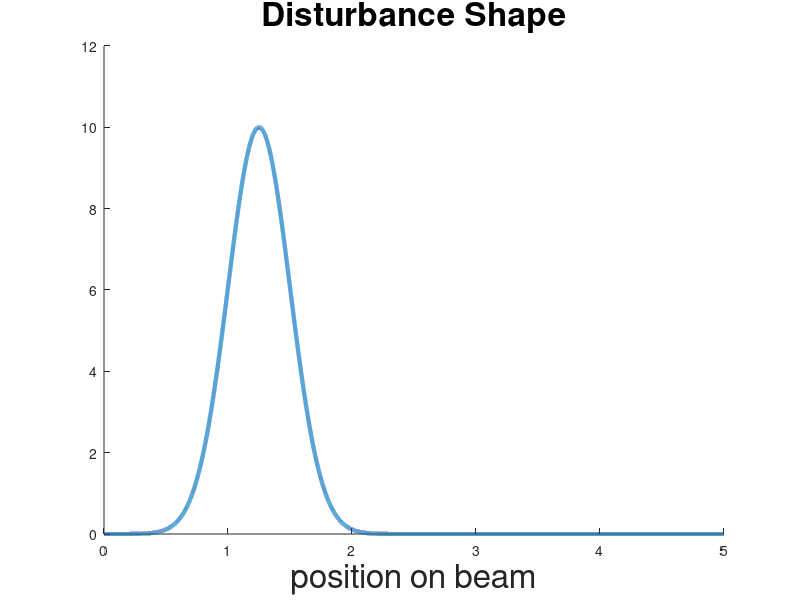

This chart was generated by the following MATLAB code:
clf;clc;clear;
Length            = 5; %0.4573        ;%length
NumNode           = 30  ;%number of modes
Stiffness         = 0.491; %0.491      ;
MassDensity       = 0.093; %  0.093
DampingVis        = 0.0013;%0.0013     ;
DampingKV         = 0.0000649;%0.00000000000649  ;%0.0000649 
ActLoc            = Length*0.3 ; 
SenLoc            = Length*0.7 ; 
ActWidth          = Length*0.01; % 0.01
SenWidth          = Length*0.01;
StateWeight       = 1          ;%state weight in the cost function
ControlWeight     = 1          ;%control weight in the cost function, must be one for unitary assumpt of zhou for Riccaties page 376
DisturbanceEnergy = 1000       ;
DisturbanceMean   = Length*0.25;%disturbance is a gaussian function
DisturbanceVar    = Length*0.05;
DistWeightOnMeasurement = 1    ; % must be one for unitary assumption of zhou page 376
NumLoc            = 100;        

L = Length;
sensorLoc = SenLoc;
sensorWidth = SenWidth;
DisturbanceWidth = DisturbanceVar;
dx   = 0.0001;
x    = 0:dx:L;


sensor  = zeros(1,length(x));
I1 = floor((SenWidth/Length)*length(x));
I2 = floor(length(x)*SenLoc/Length);
sensor(I2-I1:I2+I1) = 1/(2*SenWidth);

Disutrbance    = 10*exp((-1/2)*((x-DisturbanceMean)/DisturbanceWidth).^2); %Disturbance a normalized gaussian function


figure(2);
clf;
hold;
%plot(x,sensor,'LineWidth',3)
plot(x,Disutrbance,'LineWidth',3);
hold off;
xlabel('position on beam');
%ylabel('Y');
title('Disturbance Shape');
axis([0 5 0 12])
set(findall(gcf,'type','text'),'fontSize',24);
